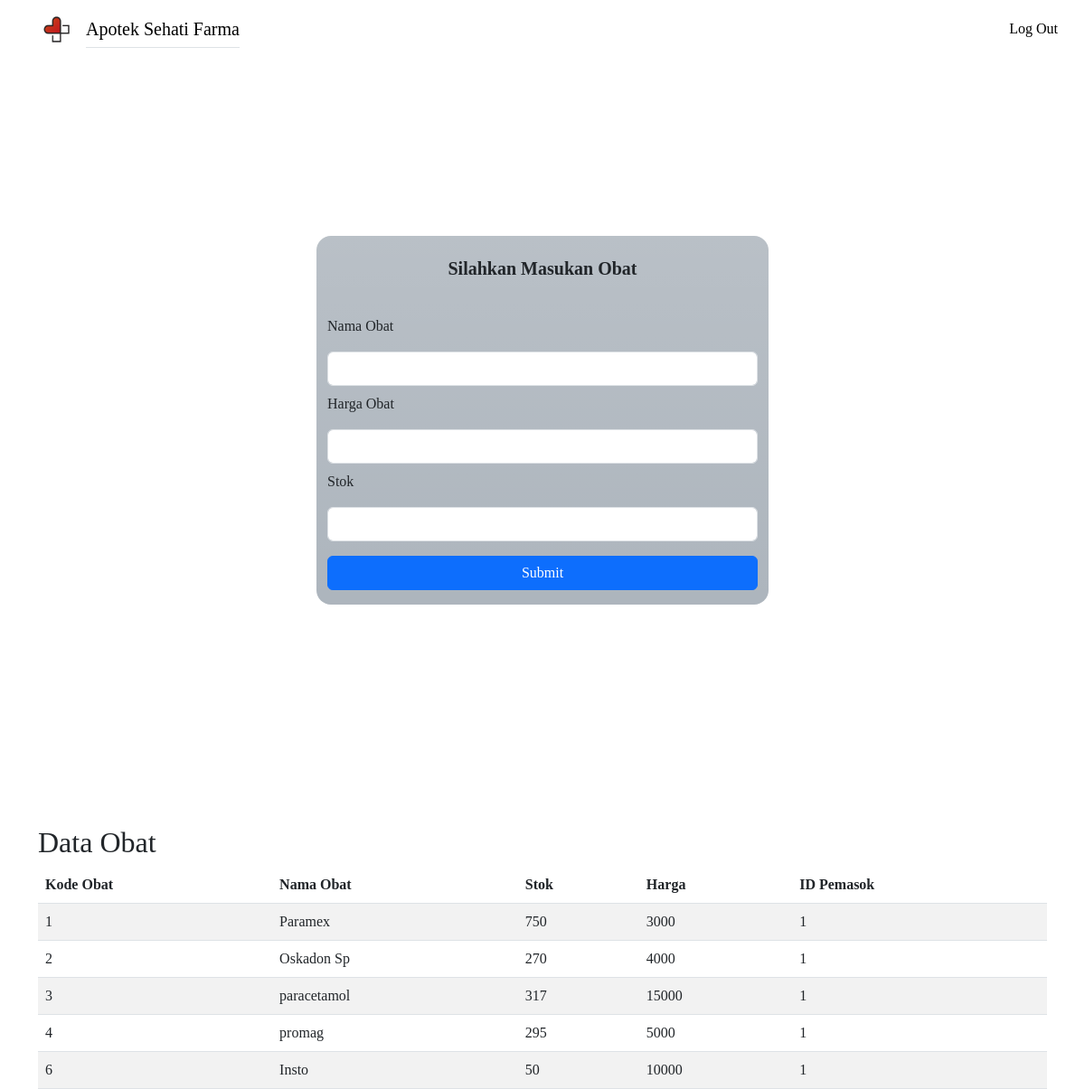
The page /menu/Pemasok.php on the database its author committed.
### tables this page shows
CREATE TABLE `obat` (
  `kode_obat` int NOT NULL,
  `nama_obat` varchar(24) NOT NULL,
  `harga` int NOT NULL,
  `stok` int NOT NULL,
  `id_pemasok` int DEFAULT NULL
);

### menu/Pemasok.php (the view, shortened to what this page needs)
<?php
include '../configs/koneksi.php';
?>
<!DOCTYPE html>
<html lang="en">
<head>
    <link rel="stylesheet" href="../bootstrap-5.3.0-dist/css/bootstrap.min.css" />
</head>
<body>
<nav class="navbar navbar-expand-lg cfont container">
    <div class="d-flex justify-content-around flex-lg-row w-100 align-items-center">
        <img src="../img/sehati-removebg-preview.png" alt="" class="animation1" style="width: 65px;">
        <a class="navbar-brand cfont2 border-bottom animation1" href="../LandingPage.php">Apotek Sehati Farma</a>
        <div class="sidebar offcanvas offcanvas-end" tabindex="-1" id="offcanvasNavbar" aria-labelledby="offcanvasNavbarLabel">
            <div class="sidebar flex-lg-row p-lg-0 offcanvas-body d-flex flex-column justify-content-lg-end">
                <a href="../LandingPage.php" class="text-decoration-none text-black">Log Out</a>
            </div>
        </div>
    </div>
</nav>
<div class="d-flex justify-content-center align-items-center vh-100">
    <form class="bg2 bg-gradient col-sm-6 col-md-5 container rounded-4 d-flex flex-column" method="POST">
        <div class="text-center py-4">
            <h5 class="fw-semibold">Silahkan Masukan Obat</h5>
        </div>
        <div>
            <label for="exampleInputEmail1" class="form-label py-2">Nama Obat</label>
            <input class="form-control" name="nama_obat" />
            <label for="exampleInputEmail1" class="form-label py-2">Harga Obat</label>
            <input class="form-control" name="harga_obat" />
            <label for="exampleInputEmail1" class="form-label py-2">Stok</label>
            <input class="form-control" name="stok_obat" />
            <button type="submit" name="kirim" class="btn btn-primary my-3 col-12">Submit</button>
        </div>
    </form>
</div>
<div class="container mt-5">
    <h2>Data Obat</h2>
    <table class="table table-striped">
        <thead>
            <tr>
                <th>Kode Obat</th>
                <th>Nama Obat</th>
                <th>Stok</th>
                <th>Harga</th>
                <th>ID Pemasok</th>
            </tr>
        </thead>
        <tbody>
            <?php
            $query = "SELECT * FROM obat";
            $result = $connect->query($query);
            if ($result->num_rows > 0) {
                while($row = $result->fetch_assoc()) {
                    echo "<tr>
                        <td>{$row['kode_obat']}</td>
                        <td>{$row['nama_obat']}</td>
                        <td>{$row['stok']}</td>
                        <td>{$row['harga']}</td>
                        <td>{$row['id_pemasok']}</td>
                    </tr>";
                }
            } else {
                echo "<tr><td colspan='5'>Tidak ada data obat.</td></tr>";
            }
            ?>
        </tbody>
    </table>
</div>
</body>
</html>

### menu/Pemasok.php (style rules this page uses)
body { font-family: "montserrat"; height: 100vh; width: 100%; background-color: white; }
.bg2 { background-color: #adb5bd; }
.animation1 { animation: naikTurun 2s infinite; }

### rows shown on the page
obat: kode_obat "1", nama_obat "Paramex", stok "750", harga "3000", id_pemasok "1"
obat: kode_obat "2", nama_obat "Oskadon Sp", stok "270", harga "4000", id_pemasok "1"
obat: kode_obat "3", nama_obat "paracetamol", stok "317", harga "15000", id_pemasok "1"
obat: kode_obat "4", nama_obat "promag", stok "295", harga "5000", id_pemasok "1"
obat: kode_obat "6", nama_obat "Insto", stok "50", harga "10000", id_pemasok "1"
